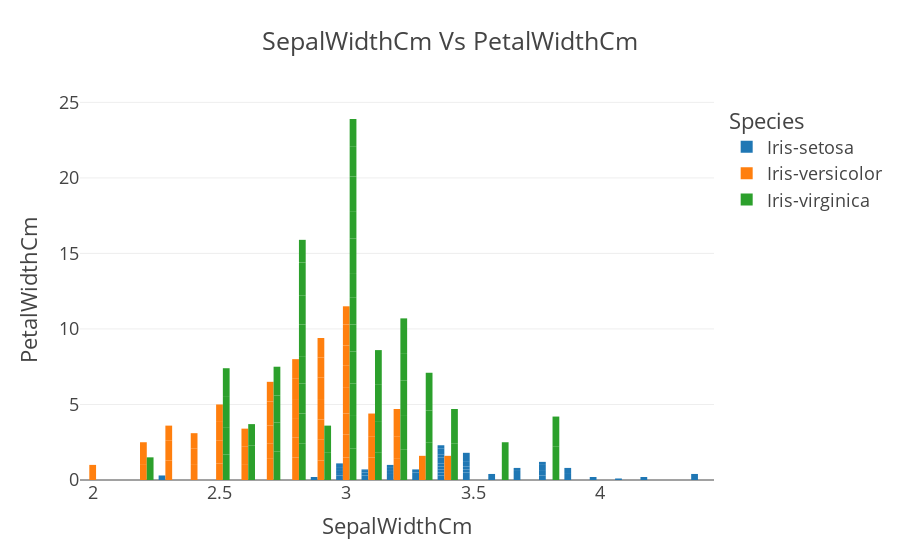

Notebook source saved alongside this figure:
### Code cell
px.bar(data,x = "SepalWidthCm", y = "PetalWidthCm",color = "Species",barmode="group",title='SepalWidthCm Vs PetalWidthCm', template = "presentation")

### Figure 1 — Plotly figure (JSON) as saved in the notebook; plotly's stock layout.template omitted (floating-point values rounded to 4 significant figures)
{"data": [{"alignmentgroup": "True", "hovertemplate": "Species=Iris-setosa<br>SepalWidthCm=%{x}<br>PetalWidthCm=%{y}<extra></extra>", "legendgroup": "Iris-setosa", "marker": {"color": "#1F77B4", "pattern": {"shape": ""}}, "name": "Iris-setosa", "offsetgroup": "Iris-setosa", "orientation": "v", "showlegend": true, "textposition": "auto", "type": "bar", "x": [3.5, 3, 3.2, 3.1, 3.6, 3.9, 3.4, 3.4, 2.9, 3.1, 3.7, 3.4, 3, 3, 4, 4.4, 3.9, 3.5, 3.8, 3.8, 3.4, 3.7, 3.6, 3.3, 3.4, 3, 3.4, 3.5, 3.4, 3.2, 3.1, 3.4, 4.1, 4.2, 3.1, 3.2, 3.5, 3.1, 3, 3.4, 3.5, 2.3, 3.2, 3.5, 3.8, 3, 3.8, 3.2, 3.7, 3.3], "xaxis": "x", "y": [0.2, 0.2, 0.2, 0.2, 0.2, 0.4, 0.3, 0.2, 0.2, 0.1, 0.2, 0.2, 0.1, 0.1, 0.2, 0.4, 0.4, 0.3, 0.3, 0.3, 0.2, 0.4, 0.2, 0.5, 0.2, 0.2, 0.4, 0.2, 0.2, 0.2, 0.2, 0.4, 0.1, 0.2, 0.1, 0.2, 0.2, 0.1, 0.2, 0.2, 0.3, 0.3, 0.2, 0.6, 0.4, 0.3, 0.2, 0.2, 0.2, 0.2], "yaxis": "y"}, {"alignmentgroup": "True", "hovertemplate": "Species=Iris-versicolor<br>SepalWidthCm=%{x}<br>PetalWidthCm=%{y}<extra></extra>", "legendgroup": "Iris-versicolor", "marker": {"color": "#FF7F0E", "pattern": {"shape": ""}}, "name": "Iris-versicolor", "offsetgroup": "Iris-versicolor", "orientation": "v", "showlegend": true, "textposition": "auto", "type": "bar", "x": [3.2, 3.2, 3.1, 2.3, 2.8, 2.8, 3.3, 2.4, 2.9, 2.7, 2, 3, 2.2, 2.9, 2.9, 3.1, 3, 2.7, 2.2, 2.5, 3.2, 2.8, 2.5, 2.8, 2.9, 3, 2.8, 3, 2.9, 2.6, 2.4, 2.4, 2.7, 2.7, 3, 3.4, 3.1, 2.3, 3, 2.5, 2.6, 3, 2.6, 2.3, 2.7, 3, 2.9, 2.9, 2.5, 2.8], "xaxis": "x", "y": [1.4, 1.5, 1.5, 1.3, 1.5, 1.3, 1.6, 1, 1.3, 1.4, 1, 1.5, 1, 1.4, 1.3, 1.4, 1.5, 1, 1.5, 1.1, 1.8, 1.3, 1.5, 1.2, 1.3, 1.4, 1.4, 1.7, 1.5, 1, 1.1, 1, 1.2, 1.6, 1.5, 1.6, 1.5, 1.3, 1.3, 1.3, 1.2, 1.4, 1.2, 1, 1.3, 1.2, 1.3, 1.3, 1.1, 1.3], "yaxis": "y"}, {"alignmentgroup": "True", "hovertemplate": "Species=Iris-virginica<br>SepalWidthCm=%{x}<br>PetalWidthCm=%{y}<extra></extra>", "legendgroup": "Iris-virginica", "marker": {"color": "#2CA02C", "pattern": {"shape": ""}}, "name": "Iris-virginica", "offsetgroup": "Iris-virginica", "orientation": "v", "showlegend": true, "textposition": "auto", "type": "bar", "x": [3.3, 2.7, 3, 2.9, 3, 3, 2.5, 2.9, 2.5, 3.6, 3.2, 2.7, 3, 2.5, 2.8, 3.2, 3, 3.8, 2.6, 2.2, 3.2, 2.8, 2.8, 2.7, 3.3, 3.2, 2.8, 3, 2.8, 3, 2.8, 3.8, 2.8, 2.8, 2.6, 3, 3.4, 3.1, 3, 3.1, 3.1, 3.1, 2.7, 3.2, 3.3, 3, 2.5, 3, 3.4, 3], "xaxis": "x", "y": [2.5, 1.9, 2.1, 1.8, 2.2, 2.1, 1.7, 1.8, 1.8, 2.5, 2, 1.9, 2.1, 2, 2.4, 2.3, 1.8, 2.2, 2.3, 1.5, 2.3, 2, 2, 1.8, 2.1, 1.8, 1.8, 1.8, 2.1, 1.6, 1.9, 2, 2.2, 1.5, 1.4, 2.3, 2.4, 1.8, 1.8, 2.1, 2.4, 2.3, 1.9, 2.3, 2.5, 2.3, 1.9, 2, 2.3, 1.8], "yaxis": "y"}], "layout": {"barmode": "group", "legend": {"title": {"text": "Species"}, "tracegroupgap": 0}, "title": {"text": "SepalWidthCm Vs PetalWidthCm"}, "xaxis": {"anchor": "y", "domain": [0, 1], "title": {"text": "SepalWidthCm"}}, "yaxis": {"anchor": "x", "domain": [0, 1], "title": {"text": "PetalWidthCm"}}}}
